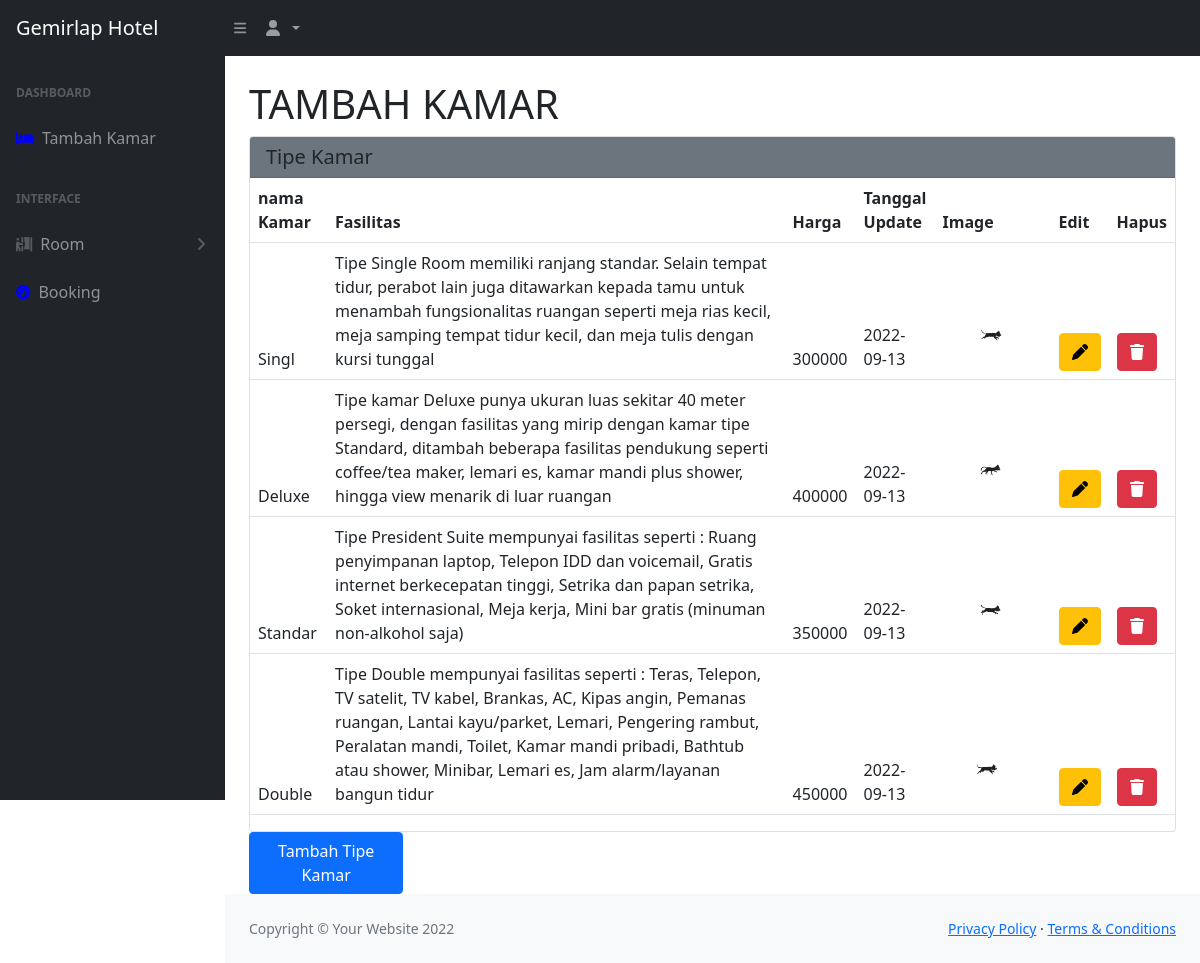
Screenshot of /index.php/admindakon/tambah_kamar with the database file from the repository.
### tables this page shows
CREATE TABLE `tipe_kamar` (
  `id` int(11) NOT NULL,
  `nama_kamar` varchar(128) NOT NULL,
  `fasilitas_kamar` text NOT NULL,
  `tipe_harga` int(255) NOT NULL,
  `img` varchar(255) NOT NULL,
  `tanggal_update` date NOT NULL
);

### application/controllers/adminDakon.php (called while the page is built, shortened)
<?php
class adminDakon extends CI_Controller
{
	public function __construct()
	{
		$this->load->library('form_validation');
	}
	public function tambah_kamar()
	{
		$data['user_pengguna'] = $this->db->get_where('user_pengguna', ['email' => $this->session->userdata('email')])->row_array();
		$this->load->model('adminDa');
		$data['userAccess'] = $this->adminDa->userAccess()->result_array();
		$data['tipeKamar'] = $this->adminDa->tipeKamar()->result_array();
		$data['title'] = 'Dashboard Gemirlap Hotel';
		$this->load->view('dashboard/atas',  $data);
		$this->load->view('dashboard/tengah');
		$this->load->view('dashboard/tipe_kamar');
		$this->load->view('dashboard/bawah');
	}
}

### index.php (called while the page is built, shortened)
<?php
require_once BASEPATH.'core/CodeIgniter.php';

### application/models/adminDa.php (called while the page is built, shortened)
<?php
class adminDa extends CI_Model
{
    public function tipeKamar()
    {
        return $this->db->get('tipe_kamar');
    }
}

### application/views/dashboard/tipe_kamar.php (the view, shortened to what this page needs)
<div id="layoutSidenav_content">
    <main>
        <div class="container-fluid px-4">
            <h1 class="mt-4">TAMBAH KAMAR</h1>
                <div class="card mt-12">
                    <h5 class="card-header bg-secondary">Tipe Kamar</h5>
                    <table class="table">
                    <thead>
                        <tr>
                            <th>nama Kamar</th>
                            <th>Fasilitas</th>
                            <th>Harga</th>
                            <th>Tanggal Update</th>
                            <th>Image</th>
                            <th>Edit</th>
                            <th>Hapus</th>
                        </tr>
                        <?php
                        foreach ($tipeKamar as $tk) : ?>
                            <tr>
                                <td class="col-md-1"><?= $tk['nama_kamar'] ?></td>
                                <td><?= $tk['fasilitas_kamar'] ?></td>
                                <td><?= $tk['tipe_harga'] ?></td>
                                <td class="col-md-1"><?= $tk['tanggal_update'] ?></td>
                                <td><img src="<?php echo base_url() .'/assets/img/' . $tk['img']; ?>" width="100px"></td>
                                <td>
                                    <button type="button" class="btn btn-warning" data-bs-toggle="modal" data-bs-target="#editkamar<?= $tk['id'] ?> ">
                                        <i class="fas fa-pen"></i>
                                    </button>
                                </td>
                                <td>
                                    <a href="<?= base_url('adminDakon/fungsi_deletKamar/' . $tk['id']) ?>">
                                        <button type="submit" class="btn btn-danger" onclick="return confirm('Apakah anda yakin ingin menghapus ?')"><i class="fa-solid fa-trash"></i></i></button>
                                    </a>
                                </td>
                            </tr>
                        <?php endforeach ?>
                    </thead>
                </table>
            </div>
            <a href="<?= base_url('adminDakon/form_tambahkamar/') ?>"><button type="button" class="btn btn-primary col-md-2">Tambah Tipe Kamar</button></a>
        </div>
    </main>

### application/views/dashboard/atas.php (shortened to what this page needs)
<!DOCTYPE html>
<html lang="en">
    <head>
        <link href="https://cdn.jsdelivr.net/npm/simple-datatables@latest/dist/style.css" rel="stylesheet" />
        <link href="<?= base_url('sbadmin/') ?>css/styles.css" rel="stylesheet" />
    </head>
    <body class="sb-nav-fixed">
    <nav class="sb-topnav navbar navbar-expand navbar-dark bg-dark">
        <a class="navbar-brand ps-3" href="index.html">Gemirlap Hotel</a>
        <button class="btn btn-link btn-sm order-1 order-lg-0 me-4 me-lg-0" id="sidebarToggle" href="#!"><i
        class="fas fa-bars"></i></button>
        <ul class="navbar-nav ms-auto ms-md-0 me-3 me-lg-4">
            <li class="nav-item dropdown">
                <a class="nav-link dropdown-toggle" id="navbarDropdown" href="#" role="button" data-bs-toggle="dropdown"
                    aria-expanded="false"><i class="fas fa-user fa-fw"></i>  <?= $user_pengguna['nama'] ?></a>
            </li>
        </ul>
    </nav>

### application/views/dashboard/tengah.php (shortened to what this page needs)
<div id="layoutSidenav">
    <div id="layoutSidenav_nav">
        <nav class="sb-sidenav accordion sb-sidenav-dark" id="sidenavAccordion">
            <div class="sb-sidenav-menu">
                <div class="nav">
                    <div class="sb-sidenav-menu-heading">Dashboard</div>
                    <a class="nav-link" href="<?= base_url('adminDakon/tambah_kamar') ?>">
                        <div class="sb-nav-link-icon"><i class='fas fa-bed' style='color: blue'></i></div>
                        Tambah Kamar
                    </a>
                    <div class="sb-sidenav-menu-heading">Interface</div>
                    <a class="nav-link collapsed" href="#" data-bs-toggle="collapse" data-bs-target="#collapseLayouts" aria-expanded="false" aria-controls="collapseLayouts">
                        <div class="sb-nav-link-icon"><i class="fas fa-person-booth"></i></div>
                       Room
                        <div class="sb-sidenav-collapse-arrow"><i class="fas fa-angle-down"></i></div>
                    </a>
                    <a class="nav-link" href="<?= base_url('adminDakon/detailBook') ?>">
                        <div class="sb-nav-link-icon"><i class="fas fa-tachometer-alt" style='color: blue'>></i></div>
                        Booking
                    </a>
                    </div>
                </div>
        </nav>
    </div>

### application/views/dashboard/bawah.php (shortened to what this page needs)
<footer class="py-4 bg-light mt-auto">
                    <div class="container-fluid px-4">
                        <div class="d-flex align-items-center justify-content-between small">
                            <div class="text-muted">Copyright &copy; Your Website 2022</div>
                            <div>
                                <a href="#">Privacy Policy</a>
                                &middot;
                                <a href="#">Terms &amp; Conditions</a>
                            </div>
                        </div>
                    </div>
                </footer>
            </div>
        </div>
    </body>
</html>

### rows the page displays
tipe_kamar: nama_kamar "Singl", fasilitas_kamar "Tipe Single Room memiliki ranjang standar. Selain tempat tidur, perabot lain juga ditawarkan kepada tamu untuk menambah fungsionalitas ruangan seperti meja rias kecil, meja samping tempat tidur kecil, dan meja tulis dengan kursi tunggal", tipe_harga "300000", tanggal_update "2022-09-13", img (picture)
tipe_kamar: nama_kamar "Deluxe", fasilitas_kamar "Tipe kamar Deluxe punya ukuran luas sekitar 40 meter persegi, dengan fasilitas yang mirip dengan kamar tipe Standard, ditambah beberapa fasilitas pendukung seperti coffee/tea maker, lemari es, kamar mandi plus shower, hingga view menarik di luar ruangan", tipe_harga "400000", tanggal_update "2022-09-13", img (picture)
tipe_kamar: nama_kamar "Standar", fasilitas_kamar "Tipe President Suite mempunyai fasilitas seperti : Ruang penyimpanan laptop, Telepon IDD dan voicemail, Gratis internet berkecepatan tinggi, Setrika dan papan setrika, Soket internasional, Meja kerja, Mini bar gratis (minuman non-alkohol saja)", tipe_harga "350000", tanggal_update "2022-09-13", img (picture)
tipe_kamar: nama_kamar "Double", fasilitas_kamar "Tipe Double mempunyai fasilitas seperti : Teras, Telepon, TV satelit, TV kabel, Brankas, AC, Kipas angin, Pemanas ruangan, Lantai kayu/parket, Lemari, Pengering rambut, Peralatan mandi, Toilet, Kamar mandi pribadi, Bathtub atau shower, Minibar, Lemari es, Jam alarm/layanan bangun tidur", tipe_harga "450000", tanggal_update "2022-09-13", img (picture)
